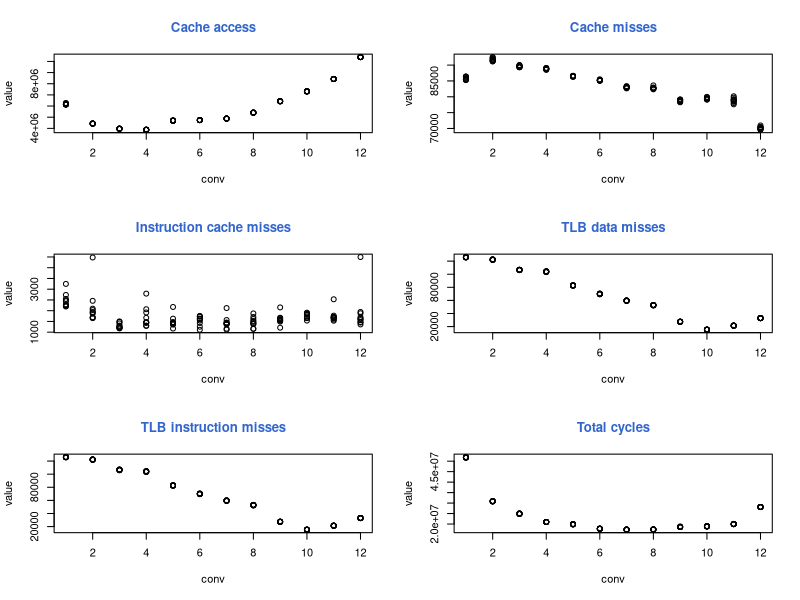

Reproduce this figure in R.
dca <- read.table( "extracted_data/dca.dat", header = TRUE, sep = "\t")
dcm <- read.table( "extracted_data/dcm.dat", header = TRUE, sep = "\t")
icm <- read.table( "extracted_data/icm.dat", header = TRUE, sep = "\t")
tc <- read.table( "extracted_data/tc.dat", header = TRUE, sep = "\t")
tlb_dm <- read.table( "extracted_data/tlb_dm.dat", header = TRUE, sep = "\t")
tlb_im <- read.table( "extracted_data/tlb_im.dat", header = TRUE, sep = "\t")


par(mfrow=c(3,2))
plot(dca)
title("Cache access", col.main="#3366CC")
plot(dcm)
title("Cache misses", col.main="#3366CC")
plot(icm)
title("Instruction cache misses", col.main="#3366CC")
plot(tlb_dm)
title("TLB data misses", col.main="#3366CC")
plot(tlb_im)
title("TLB instruction misses", col.main="#3366CC")
plot(tc)
title("Total cycles", col.main="#3366CC")
